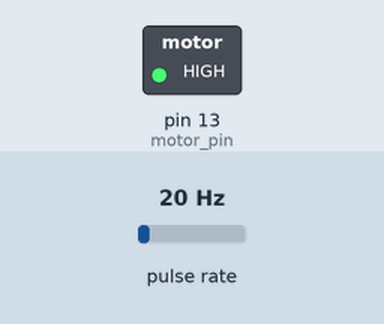
Bench run of a sketch on a simulated Arduino Uno, built with avr-gcc and run on an emulated ATmega328P. On the bench: switched loads named in the sketch (green lamp = pin HIGH). Wiring (inferred from the names in the program): pulse sensor: data pin 12. The test bench sets the inputs (shaded band); at power-on: pulse rate 20 Hz. What the sketch prints to the serial monitor is not drawn.

Above: at 0.1 s.
Timing chart, 0 to 1.6 s (numbered marks = the images above):
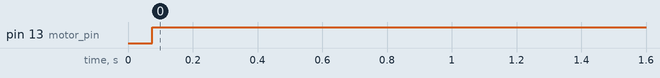

The sketch:

Control_code.ino
```cpp
/*
This code is the property of Haidar Obeid.
*/


#include <PID_v1.h>

int motor_pin = 13; // pin D7 in NodeMCU
int frequency_input_pin = 12; // pin D6 in NodeMCU

double desired_motor_speed = 400; //Hz multiply by 30 to get speed in rpm
double motor_speed = 0; // it's a pwm signal that ranges between 0 and 1023 on NodeMCU
double frequency_input = 0;

unsigned long pulse_duration;

int Kp = 3; //Proportional Controller Constant
int Ki = 4; //Integral Controller Constant
int Kd = 0; //Derivative Controller Constant


PID myPID(&frequency_input, &motor_speed, &desired_motor_speed, Kp, Ki, Kd, DIRECT);

void setup()
{

  Serial.begin(9600);

  pinMode(motor_pin, OUTPUT);
  pinMode(frequency_input_pin, INPUT);

  // Set output limit.
  myPID.SetOutputLimits(0,1023);

  //turn the PID on
  myPID.SetMode(AUTOMATIC);
}

void loop()
{

  pulse_duration = pulseIn(frequency_input_pin, HIGH);

  if(pulse_duration>1000){


  frequency_input = 1000000/(2*pulse_duration);
  myPID.Compute();
  analogWrite(motor_pin,motor_speed);

  Serial.println(frequency_input);
      }
}
```

Measured:
- by itself, pin 13 (motor_pin): LOW → HIGH at 0.08 s
